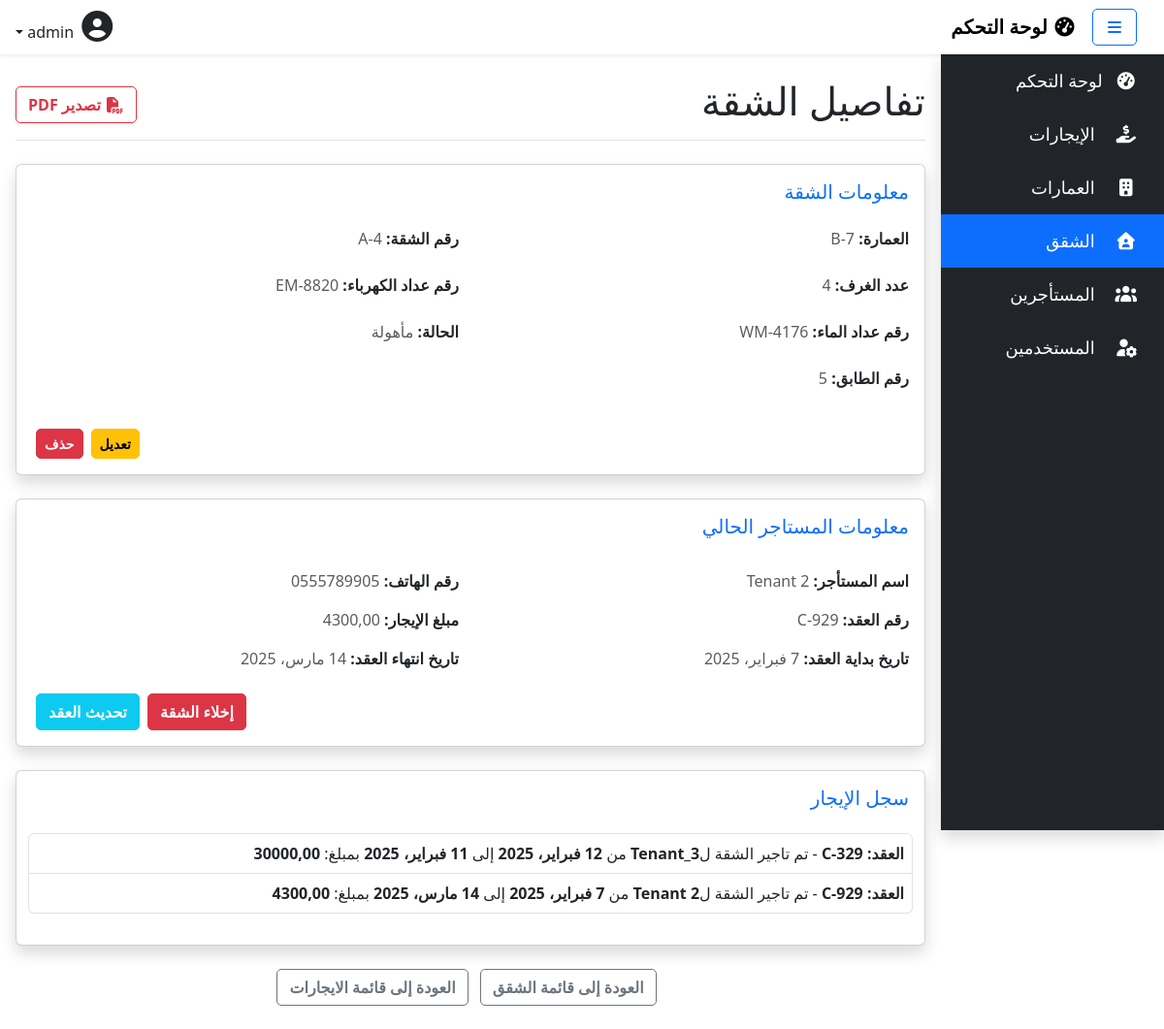
Page /apartments/23/set_vacant/ (signed in) on the committed database.
### rentals/models.py (models this page shows, shortened)
class Building(models.Model):
    building_number = models.CharField(max_length=3, unique=True, verbose_name="رقم العمارة")
    address = models.CharField(max_length=255, blank=True, verbose_name="عنوان العمارة")
    number_of_floors = models.IntegerField(verbose_name="عدد الطوابق", default=1)
    number_of_apartments = models.IntegerField(verbose_name="عدد الشقق", default=0)
    class Meta:
        verbose_name = "العمارة"
        verbose_name_plural = "العمارات"
    def __str__(self):
        return self.building_number

class Apartment(models.Model):
    APARTMENT_STATUS_CHOICES = [
        ('شاغرة', 'شاغرة'),
        ('مأهولة', 'مأهولة'),
    ]
    building = models.ForeignKey(Building, on_delete=models.CASCADE, related_name='apartments', verbose_name="العمارة")
    apartment_number = models.CharField(max_length=50, verbose_name="رقم الشقة")
    num_of_rooms = models.IntegerField(verbose_name="عدد الغرف")
    electricity_meter_number = models.CharField(max_length=50, verbose_name="رقم عداد الكهرباء")
    water_meter_number = models.CharField(max_length=50, verbose_name="رقم عداد الماء")
    status = models.CharField(max_length=8, choices=APARTMENT_STATUS_CHOICES, default='شاغرة', verbose_name="الحالة")
    floor_number = models.IntegerField(verbose_name="رقم الطابق", default=1)
    class Meta:
        verbose_name = "الشقة"
        verbose_name_plural = "الشقق"
        unique_together = ("building", "apartment_number")
    def __str__(self):
        return f"{self.building.building_number} | {self.apartment_number}"

class ActiveTenant(models.Model):
    apartment = models.OneToOneField(Apartment, on_delete=models.CASCADE, related_name="active_tenant", verbose_name="الشقة")
    tenant = models.ForeignKey(Tenant, on_delete=models.CASCADE, related_name="active_apartment", verbose_name="المستاجر")
    contract_number = models.CharField(max_length=50, unique=True, verbose_name="رقم العقد")
    contract_start_date = models.DateField(verbose_name="تاريخ بداية العقد")
    contract_end_date = models.DateField(verbose_name="تاريخ انتهاء العقد")
    rent_amount = models.DecimalField(max_digits=10, decimal_places=2, verbose_name="مبلغ الإيجار شهري")
    notes = models.TextField(verbose_name="ملاحظات", blank=True)
    class Meta:
        verbose_name = "الايجار"
        verbose_name_plural = "الايجارات"

class Tenant(models.Model):
    name = models.CharField(max_length=100, verbose_name="اسم المستاجر")
    phone_number = models.CharField(max_length=15, unique=True, verbose_name="رقم الهاتف")
    id_number = models.CharField(max_length=20, unique=True, verbose_name="رقم الهوية")
    workplace = models.CharField(max_length=100, blank=True, verbose_name="جهة العمل")
    notes = models.TextField(verbose_name="ملاحظات", blank=True)
    class Meta:
        verbose_name = "المستاجر"
        verbose_name_plural = "المستاجرين"

class RentalHistory(models.Model):
    active_tenant = models.ForeignKey(ActiveTenant, on_delete=models.SET_NULL, related_name="history", null=True, blank=True, verbose_name="العقد الحالي")
    apartment = models.ForeignKey(Apartment, on_delete=models.SET_NULL, related_name="rental_history", null=True, blank=True, verbose_name="الشقة")
    tenant = models.ForeignKey(Tenant, on_delete=models.SET_NULL, related_name="apartment_rental_history", null=True, blank=True, verbose_name="المستاجر")
    contract_number = models.CharField(max_length=50, unique=True, verbose_name="رقم العقد")
    contract_start_date = models.DateField(verbose_name="تاريخ بداية العقد")
    contract_end_date = models.DateField(verbose_name="تاريخ انتهاء العقد")
    rent_amount = models.DecimalField(max_digits=10, decimal_places=2, verbose_name="مبلغ الإيجار شهري")
    notes = models.TextField(verbose_name="ملاحظات", blank=True)
    class Meta:
        verbose_name = "سجل الايجار"
        verbose_name_plural = "سجل الايجارات"

### rentals/views.py (the view, shortened to what this page needs)
# urls.py: path('apartments/<int:pk>/', views.ApartmentDetailView.as_view(), name='apartment_detail'),
class ApartmentDetailView(PermissionRequiredMixin, DetailView):
    model = Apartment
    template_name = 'apartments/detail.html'
    permission_required = 'rentals.view_apartment'
    def get_context_data(self, **kwargs):
        context = super().get_context_data(**kwargs)
        context["model_name"] = self.model._meta.model_name  # Model name for template
        context["model_verbose_name"] = self.model._meta.verbose_name  # Model name for template
        context["fields"] = [
            (field.verbose_name, getattr(self.object, field.name, "لا توجد بيانات"))
            for field in self.model._meta.get_fields()
            if not (field.auto_created and not field.concrete) and field.name != "id"
        ]
        return context
    def get(self, request, *args, **kwargs):
        self.object = self.get_object()
        context = self.get_context_data()
        if "export" in self.request.GET:
            export_format = self.request.GET.get("format", "excel")
            if export_format == "pdf":
                return self.export_to_pdf()
        return self.render_to_response(context)

### rentals/templates/apartments/detail.html (shortened to what this page needs)
{% extends 'base.html' %}
{% block content %}
  <div class="container mt-4">
    <div class="d-flex justify-content-between align-items-center border-bottom pb-2 mb-4">
      <h1 class="text-end">تفاصيل {{ model_verbose_name }}</h1>
      <a href="?export=1&format=pdf{% for key, value in request.GET.items %}{% if key != 'export' %}&{{ key }}={{ value }}{% endif %}{% endfor %}"
      class="btn btn-outline-danger shadow-sm">
      <i class="fas fa-file-pdf"></i> تصدير PDF
      </a>
    </div>
    <div class="card shadow border-1 mb-4">
      <div class="card-body">
        <h5 class="card-title mb-4 text-primary">معلومات {{ model_verbose_name }}</h5>
        <div class="row mb-3">
          {% for field_name, field_value in fields %}
            <div class="col-md-6 mb-2">
              <p><strong>{{ field_name }}:</strong> <span class="text-muted">{{ field_value }}</span></p>
            </div>
          {% endfor %}
        </div>
        <div class="d-flex justify-content-end">
          <a href="{% url model_name|lower|add:'_update' object.pk %}" class="btn btn-warning btn-sm mx-1">تعديل</a>
          <a href="{% url model_name|lower|add:'_delete' object.pk %}" class="btn btn-danger btn-sm mx-1">حذف</a>
        </div>
      </div>
    </div>
    <div class="card shadow border-1 mb-4">
      <div class="card-body">
        <h5 class="card-title mb-4 text-primary">معلومات المستاجر الحالي</h5>
        {% if object.active_tenant %}
        <div class="row mb-3">
          <p class="col-md-6 my-2"><strong>اسم المستأجر:</strong> <span class="text-muted">{{ object.active_tenant.tenant.name }}</span></p>
          <p class="col-md-6 my-2"><strong>رقم الهاتف:</strong> <span class="text-muted">{{ object.active_tenant.tenant.phone_number }}</span></p>
          <p class="col-md-6 my-2"><strong>رقم العقد:</strong> <span class="text-muted">{{ object.active_tenant.contract_number }}</span></p>
          <p class="col-md-6 my-2"><strong>مبلغ الإيجار:</strong> <span class="text-muted">{{ object.active_tenant.rent_amount }}</span></p>
          <p class="col-md-6 my-2"><strong>تاريخ بداية العقد:</strong> <span class="text-muted">{{ object.active_tenant.contract_start_date }}</span></p>
          <p class="col-md-6 my-2"><strong>تاريخ انتهاء العقد:</strong> <span class="text-muted">{{ object.active_tenant.contract_end_date }}</span></p>
        </div>
        {% else %}
        <p class="text-muted">الشقة شاغرة حاليًا.</p>
        {% endif %}
        <div class="d-flex justify-content-end">
          {% if object.active_tenant %}
          <form method="post" onsubmit="return confirm('هل أنت متأكد من أنك تريد إخلاء الشقة {{apartment}}؟');">
            <button type="submit" name="set_vacant" class="btn btn-danger mx-1">إخلاء الشقة</button>
          </form>
          <a href="{% url 'active_tenant_update' object.pk object.active_tenant.pk %}" class="btn btn-info text-white mx-1">تحديث العقد</a>
          {% else %}
          <a href="{% url 'active_tenant_create' object.pk %}" class="btn btn-primary mx-1">تأجير الشقة</a>
          {% endif %}
        </div>
      </div>
    </div>
    <div class="card shadow border-1 mb-4">
      <div class="card-body">
        <h5 class="card-title mb-4 text-primary">سجل الإيجار</h5>
        <div class="row mb-3">
          {% if object.rental_history.all %}
          <ul class="list-group px-2">
            {% for rental in object.rental_history.all %}
            <li class="list-group-item border-bottom p-2">
              <p class="m-0">
                <strong>العقد: {{ rental.contract_number }} </strong> -
                تم تاجير الشقة ل<strong>{{ rental.tenant.name }}</strong>
                من <strong>{{ rental.contract_start_date }}</strong>
                إلى <strong>{{ rental.contract_end_date }}</strong> بمبلغ:
                <strong>{{ rental.rent_amount }}</strong>
              </p>
            </li>
            {% endfor %}
          </ul>
          {% else %}
            <p class="text-muted">لا يوجد سجل إيجار لهذه الشقة.</p>
          {% endif %}
        </div>
      </div>
    </div>
    <div class="text-center my-4">
      <a href="{% url model_name|lower|add:'_list' %}" class="btn btn-outline-secondary mx-2">
         العودة إلى قائمة الشقق
      </a>
      <a href="{% url 'active_tenant_list' %}" class="btn btn-outline-secondary">
         العودة إلى قائمة الايجارات
      </a>
    </div>
  </div>
{% endblock %}

### static/css/styles.css (style rules this page uses)
.btn i { transition: color 0.3s ease-in-out; }
.btn { border-radius: 5px; font-weight: bold; transition: background-color 0.3s ease; }

### rows in the picture
Building: field_name "العمارة", building_number "B-7"
Apartment: fields "A-4" "EM-8820" "WM-4176" "مأهولة", active_tenant.tenant.name "Tenant 2", active_tenant.tenant.phone_number "0555789905", active_tenant.contract_number "C-929", active_tenant.rent_amount "4300,00", active_tenant.contract_start_date "7 فبراير، 2025", active_tenant.contract_end_date "14 مارس، 2025"
RentalHistory: tenant.name "Tenant_3", contract_start_date "12 فبراير، 2025", contract_end_date "11 فبراير، 2025", rent_amount "30000,00"
RentalHistory: tenant.name "Tenant 2", contract_start_date "7 فبراير، 2025", contract_end_date "14 مارس، 2025", rent_amount "4300,00"

### other values in the picture
{{ model_verbose_name }} "الشقة"
{{ field_name }} "رقم الشقة" "عدد الغرف" "رقم عداد الكهرباء" "رقم عداد الماء" "الحالة" "رقم الطابق"
{{ field_value }} "4" "5"
